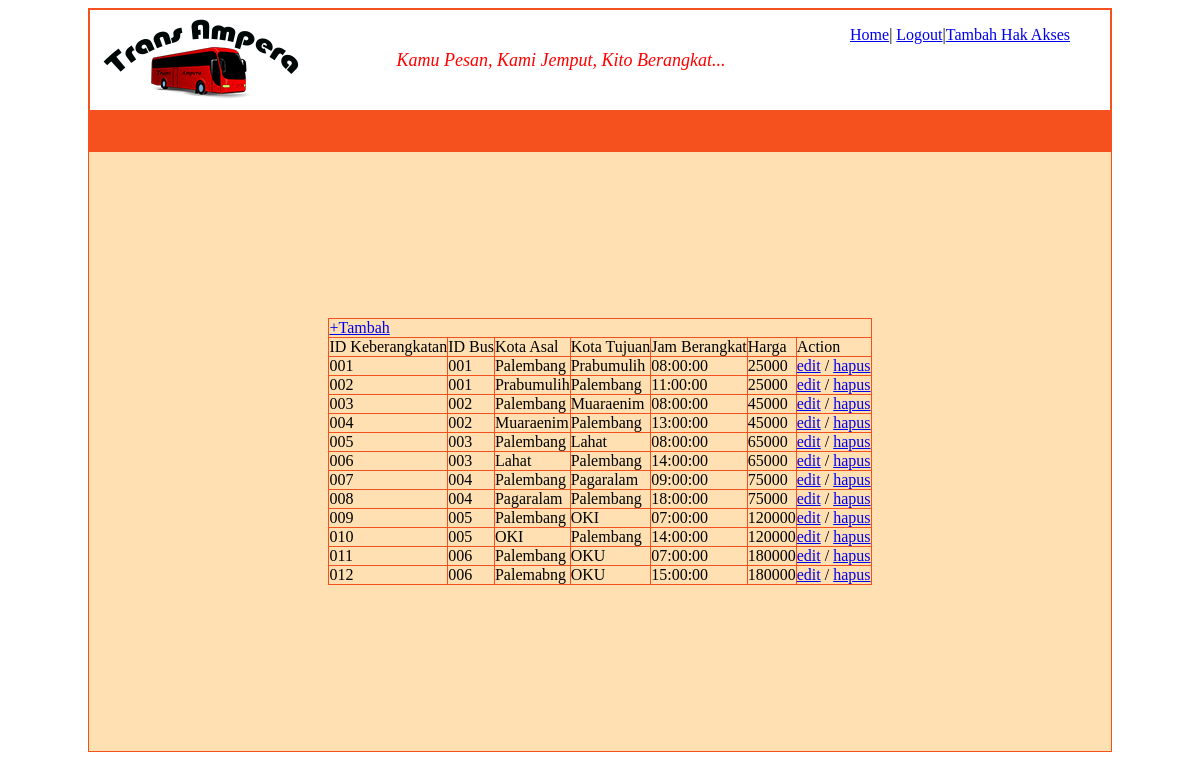
Page /admin/index.php?page=tb_keberangkatan (signed in) on the committed database.
### tables this page shows
CREATE TABLE IF NOT EXISTS `tb_keberangkatan` (
  `id_keberangkatan` varchar(4) NOT NULL,
  `id_bus` varchar(3) NOT NULL,
  `kota_asal` varchar(100) NOT NULL,
  `kota_tujuan` varchar(100) NOT NULL,
  `jam_berangkat` time NOT NULL,
  `harga` int(12) NOT NULL
);

### admin/tb_keberangkatan.php (the view, shortened to what this page needs)
<?php
		if(isset($_SESSION['login']))
		{
		?>
	<table border="1" align="center">
		<tr>
		<td colspan="9" align="left">
		<a href="index.php?page=tambah_tb_keberangkatan">+Tambah</a>
		</td>
		</tr>
		<tr>
			<td>ID Keberangkatan</td>
			<td>ID Bus</td>
			<td>Kota Asal</td>
			<td>Kota Tujuan</td>
			<td>Jam Berangkat</td>
			<td>Harga</td>
			<td>Action</td>
		</tr>
	<?php
		$query =  "select * from tb_keberangkatan";
		$hasil=mysql_query($query)or die(mysql_error());
		while($data =  mysql_fetch_array($hasil))
		{
			echo "<tr>
			<td>".$data['id_keberangkatan']."
			</td>
			<td>".$data['id_bus']."
			</td>
			<td>".$data['kota_asal']."
			</td>
			<td>".$data['kota_tujuan']."
			</td>
			<td>".$data['jam_berangkat']."
			</td>
			<td>".$data['harga']."
			</td>
			<td><a href='index.php?page=edit_tb_keberangkatan&id_keberangkatan=".$data['id_keberangkatan']."'>edit</a>
			/
			<a href='hapus_tb_keberangkatan.php?id_keberangkatan=".$data['id_keberangkatan']."'>hapus</a>
			</td>
		</tr>";
		}
	?>
	</table>
	<?php
		}
	?>

### admin/index.php (style rules this page uses)
table,tr,td { border-collapse: collapse; border-color: #F4511E; padding: 0px; }

### rows in the picture
tb_keberangkatan: id_keberangkatan "001", id_bus "001", kota_asal "Palembang", kota_tujuan "Prabumulih", jam_berangkat "08:00:00", harga "25000"
tb_keberangkatan: id_keberangkatan "002", id_bus "001", kota_asal "Prabumulih", kota_tujuan "Palembang", jam_berangkat "11:00:00", harga "25000"
tb_keberangkatan: id_keberangkatan "003", id_bus "002", kota_asal "Palembang", kota_tujuan "Muaraenim", jam_berangkat "08:00:00", harga "45000"
tb_keberangkatan: id_keberangkatan "004", id_bus "002", kota_asal "Muaraenim", kota_tujuan "Palembang", jam_berangkat "13:00:00", harga "45000"
tb_keberangkatan: id_keberangkatan "005", id_bus "003", kota_asal "Palembang", kota_tujuan "Lahat", jam_berangkat "08:00:00", harga "65000"
tb_keberangkatan: id_keberangkatan "006", id_bus "003", kota_asal "Lahat", kota_tujuan "Palembang", jam_berangkat "14:00:00", harga "65000"
tb_keberangkatan: id_keberangkatan "007", id_bus "004", kota_asal "Palembang", kota_tujuan "Pagaralam", jam_berangkat "09:00:00", harga "75000"
tb_keberangkatan: id_keberangkatan "008", id_bus "004", kota_asal "Pagaralam", kota_tujuan "Palembang", jam_berangkat "18:00:00", harga "75000"
tb_keberangkatan: id_keberangkatan "009", id_bus "005", kota_asal "Palembang", kota_tujuan "OKI", jam_berangkat "07:00:00", harga "120000"
tb_keberangkatan: id_keberangkatan "010", id_bus "005", kota_asal "OKI", kota_tujuan "Palembang", jam_berangkat "14:00:00", harga "120000"
tb_keberangkatan: id_keberangkatan "011", id_bus "006", kota_asal "Palembang", kota_tujuan "OKU", jam_berangkat "07:00:00", harga "180000"
tb_keberangkatan: id_keberangkatan "012", id_bus "006", kota_asal "Palemabng", kota_tujuan "OKU", jam_berangkat "15:00:00", harga "180000"
